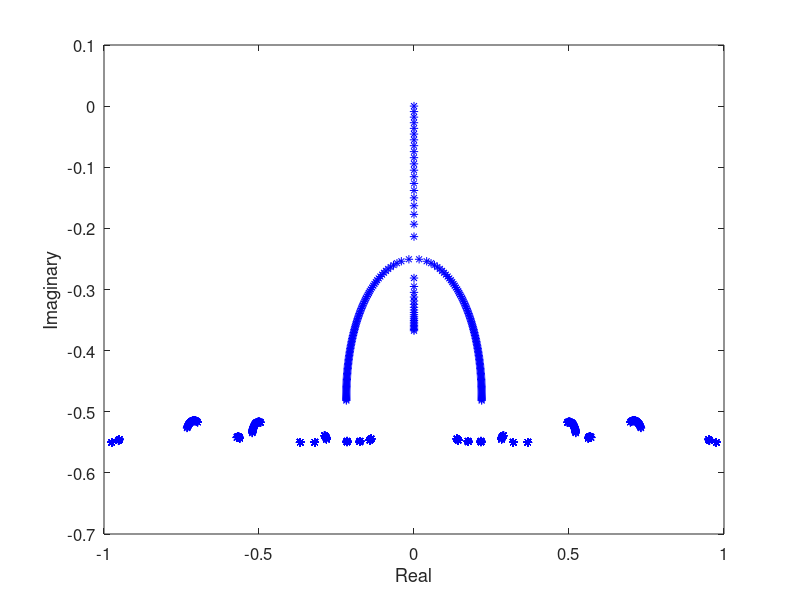
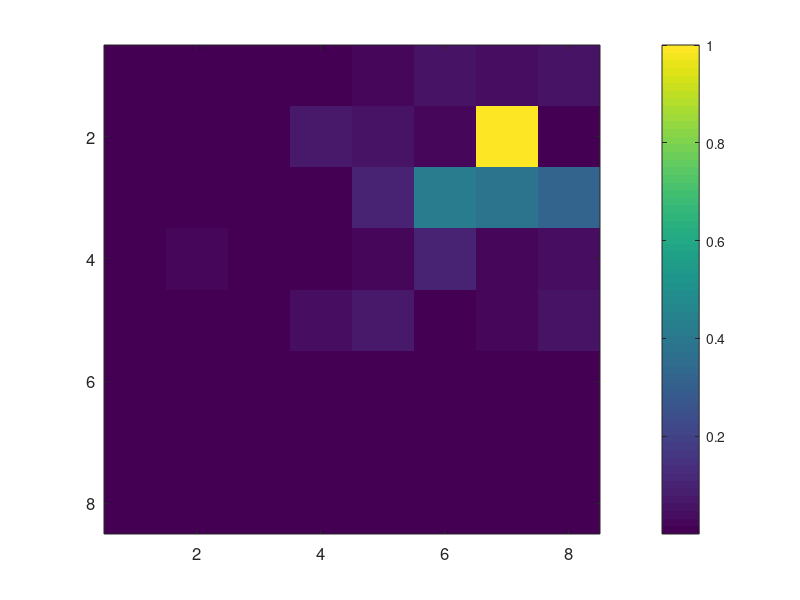
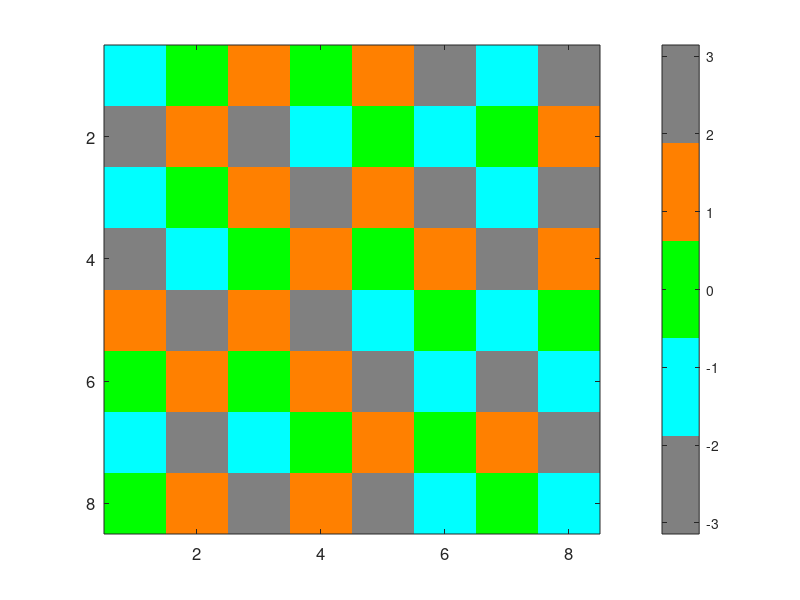

The MATLAB script that drew these images, in order:
close all; clc; clear all;
t1 = 1; t2 = 1; r = -0.1; k = 1; N = 8; r0 = 0.5;
a = [repmat([0.574269153 1.595718388], [1 N/2-1]) 0.574269153]; b = ones(1, N - 1);
D = diag(-1i * r0 + repmat([0 1i*r], [1 N/2])) + diag(t1 * b .* ones(1, N - 1), 1) + diag(t1 * b .* ones(1, N - 1), -1);
E = fliplr(diag(t2 * ones(1, N)));
F = sparse(zeros(N));
H = sparse([D E * a(1) F F F F F F; ...
            E * a(1) D E * a(2) F F F F F; ...
            F E * a(2) D E * a(3) F F F F; ...
            F F E * a(3) D E * a(4) F F F; ...
            F F F E * a(4) D E * a(5) F F; ...
            F F F F E * a(5) D E * a(6) F; ...
            F F F F F E * a(6) D E * a(7); ...
            F F F F F F E * a(7) D; ]);
p = sparse(zeros(1, N^2));
s = zeros(1, N^2); D = 0.01 * 1i; S = 10; R = 316;
H = H + diag(p); H(S, S) = 0i;

figure;

while true
    H(S, S) = H(S, S) + D;
    [A, V] = eig(full(H));
    Re = diag(real(V) / t1);
    Im = diag(imag(V) / t1);
    plot(Re, Im, 'b*');
    hold on;
    xlabel('Real');
    ylabel('Imaginary');
    lam = diag(V);

    if find(imag(lam) > 0);
        break;
    end

    k = k + 1;
end

set(gcf, 'Position', [00, 00, 400, 300]);
xlim([-1 1]); set(gca, 'FontSize', 12);
Lasing = find(imag(diag(V)) > 0);
Intensity = abs(A(:, Lasing)) .* abs(A(:, Lasing));
Intensity = Intensity ./ max(Intensity);
Phase = angle(A(:, Lasing));

for k = 1:1:N

    if mod(k, 2)
        RT(k, :) = Intensity((k - 1) * N + (1:N));
    else
        RT(k, :) = fliplr(Intensity((k - 1) * N + (1:N))');
    end

end

for k = 1:1:N

    if mod(k, 2)
        RA(k, :) = Phase((k - 1) * N + (1:N));
    else
        RA(k, :) = fliplr(Phase((k - 1) * N + (1:N))');
    end

end

figure;
imagesc(RT);
colorbar;
set(gcf, 'Position', [00, 00, 400, 300]);
set(gca, 'fontsize', 12);
figure;
imagesc(RA);
colormap([0.5 0.5 0.5; 0 1 1; 0 1 0; 1 0.5 0; 0.5 0.5 0.5]);
colorbar;
set(gca, 'fontsize', 12);
set(gcf, 'Position', [00, 00, 400, 300]);
